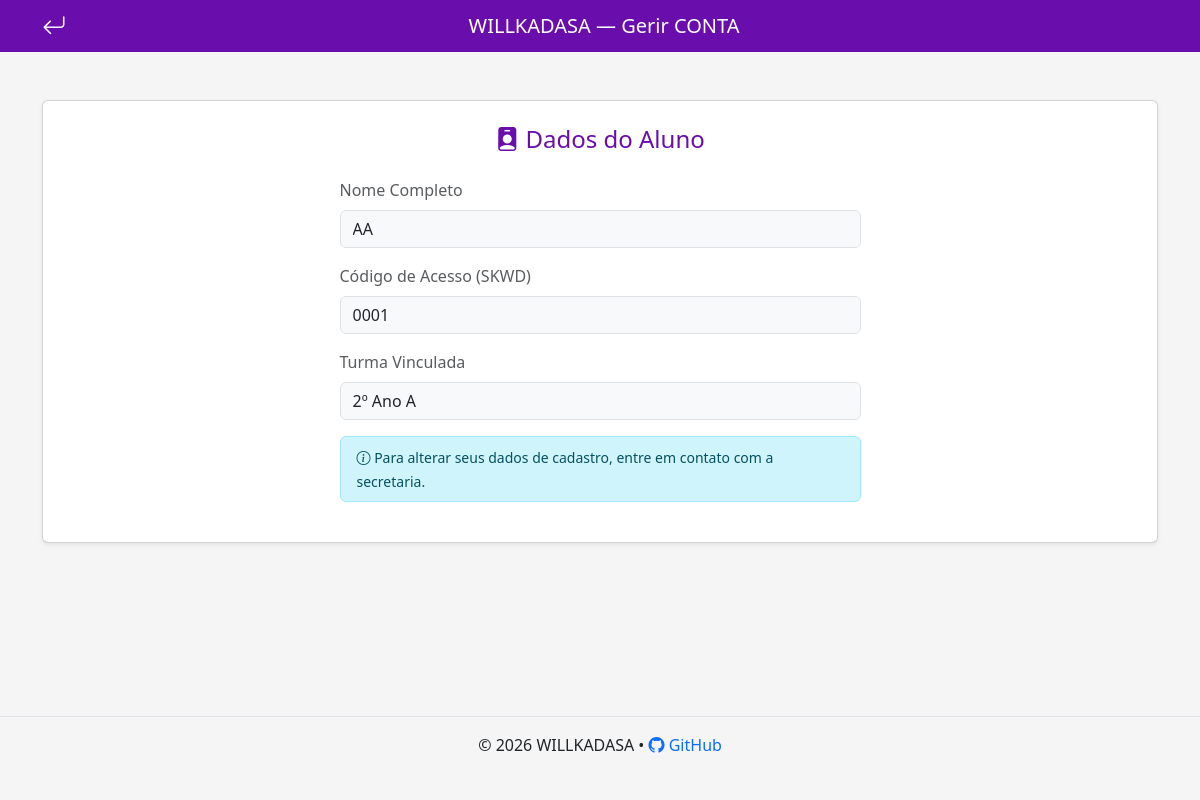
Screenshot of /aluno/config_conta_aluno (signed in) with the database file from the repository.
### tables this page shows
CREATE TABLE alunos (
    id INTEGER PRIMARY KEY AUTOINCREMENT,
    skwd_aluno TEXT UNIQUE NOT NULL,
    nome TEXT NOT NULL,
    turma_id INTEGER,
    email_id INTEGER UNIQUE,
    FOREIGN KEY (turma_id) REFERENCES turmas(id) ON DELETE SET NULL,
    FOREIGN KEY (email_id) REFERENCES email(id) ON DELETE SET NULL
);

CREATE TABLE turmas (
    id INTEGER PRIMARY KEY AUTOINCREMENT,
    nome TEXT NOT NULL,
    ano INTEGER NOT NULL,
    curso TEXT NOT NULL
);

### routes/config_conta_aluno.py (the view)
@config_conta_aluno_bp.route("/config_conta_aluno")
def config_conta_aluno():
    email = session.get("email") # O email do aluno (SKWD)
    if not email:
        return redirect(url_for("login.login_aluno"))
    with sqlite3.connect("willkadasa.db") as conn:
        conn.row_factory = sqlite3.Row
        cursor = conn.cursor()
        cursor.execute("""
            SELECT a.nome, a.skwd_aluno, t.nome AS nome_turma
            FROM alunos a
            JOIN email e ON a.email_id = e.id
            LEFT JOIN turmas t ON a.turma_id = t.id
            WHERE e.email_principal = ?
        """, (email,))
        dados_aluno = cursor.fetchone()
    if not dados_aluno:
        flash("Dados não encontrados.", "danger")
        return redirect(url_for("aluno.dashboard_aluno"))
    return render_template(
        "config_conta_aluno.html",
        nome=dados_aluno["nome"],
        skwd=dados_aluno["skwd_aluno"],
        turma=dados_aluno["nome_turma"] if dados_aluno["nome_turma"] else "Sem Turma"
    )

### templates/config_conta_aluno.html (shortened to what this page needs)
<!doctype html>
<html lang="pt-br">
  <head>
    <link href="https://cdn.jsdelivr.net/npm/bootstrap@5.3.2/dist/css/bootstrap.min.css" rel="stylesheet" />
    <link href="https://cdn.jsdelivr.net/npm/bootstrap-icons@1.11.3/font/bootstrap-icons.css" rel="stylesheet" />
    <link rel="stylesheet" href="{{ url_for('static', filename='login.css') }}" />
  </head>
  <body>
    <nav class="navbar bg-roxo navbar-dark">
      <div class="container d-flex justify-content-between align-items-center">
        <a class="text-white fs-4" href="{{ url_for('aluno.dashboard_aluno') }}" role="button">
          <i class="bi bi-arrow-return-left"></i>
        </a>
        <span class="navbar-brand mb-0 h1">WILLKADASA — Gerir CONTA</span>
      </div>
    </nav>
    <div class="container my-5" style="min-height: 71vh">
      <div class="card shadow-sm">
        <div class="card-body p-4">
          <h4 class="text-center text-roxo mb-4">
            <i class="bi bi-person-badge-fill"></i> Dados do Aluno
          </h4>
          <div class="row justify-content-center">
            <div class="col-md-6">
              <div class="mb-3">
                <label class="form-label text-muted">Nome Completo</label>
                <input type="text" class="form-control bg-light" value="{{ nome }}" disabled />
              </div>
              <div class="mb-3">
                <label class="form-label text-muted">Código de Acesso (SKWD)</label>
                <input type="text" class="form-control bg-light" value="{{ skwd }}" disabled />
              </div>
              <div class="mb-3">
                <label class="form-label text-muted">Turma Vinculada</label>
                <input type="text" class="form-control bg-light" value="{{ turma }}" disabled />
              </div>
              <div class="alert alert-info py-2">
                <small><i class="bi bi-info-circle"></i> Para alterar seus dados de cadastro, entre em contato com a secretaria.</small>
              </div>
            </div>
          </div>
        </div>
      </div>
    </div>
    <footer class="text-center py-3 mt-5 border-top footer-roxo">
      <div>
        © <span id="ano"></span> WILLKADASA •
        <a href="https://github.com/K4U4ZINHO/WILLKADASA-SCHOOL" target="_blank" class="text-decoration-none">
          <i class="bi bi-github"></i> GitHub
        </a>
      </div>
    </footer>
  </body>
</html>

### static/login.css (style rules this page uses)
:root { --roxo: #6a0dad; }
body { background-color: #f5f5f5; }
.bg-roxo { background-color: var(--roxo) !important; }
.text-roxo { color: var(--roxo); }

### rows the page displays
alunos: nome "AA", skwd_aluno "0001"
turmas: nome "2º Ano A"
